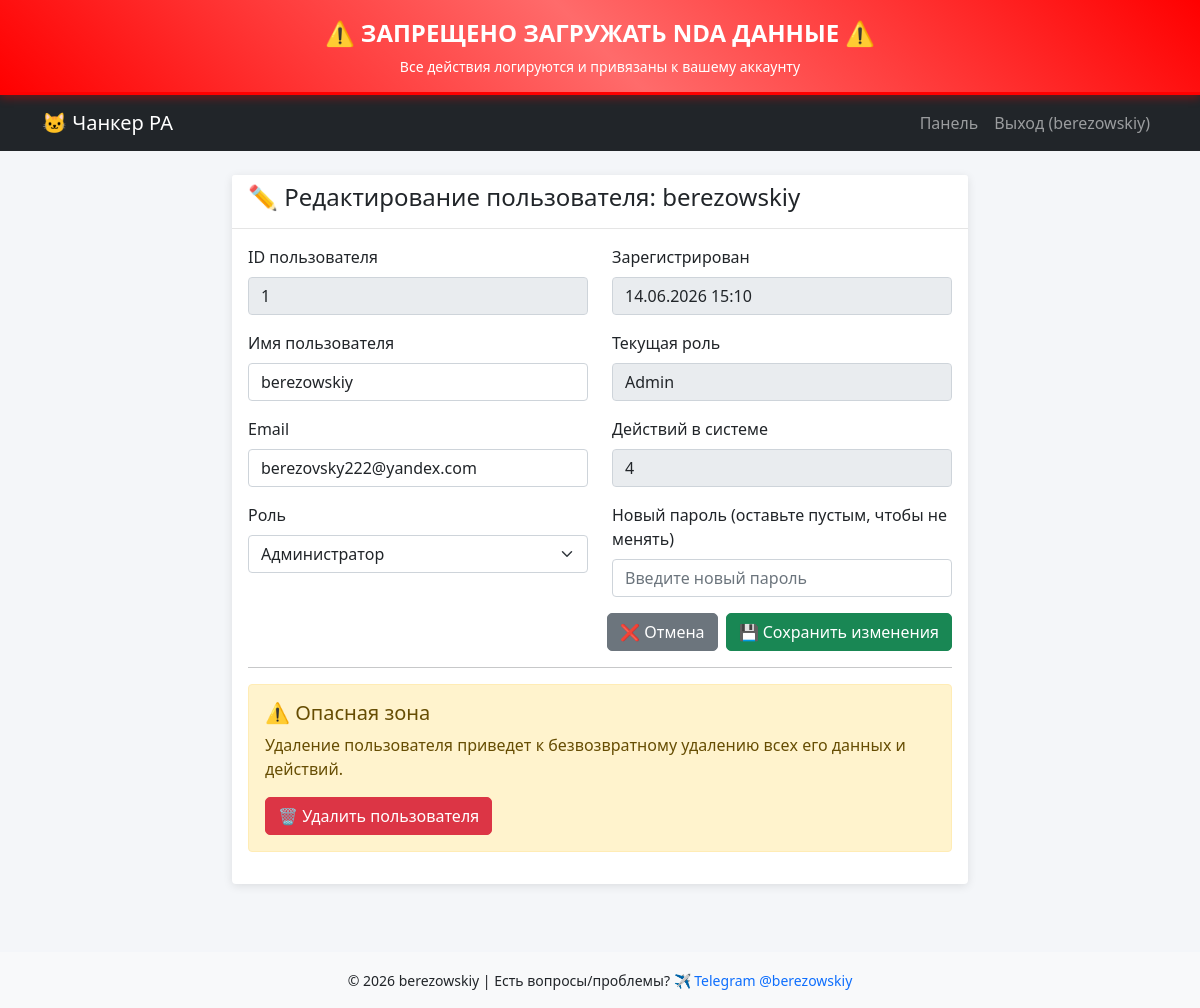
Screenshot of /admin/user/1/edit (signed in) with the database file from the repository.
### app.py (models this page shows, shortened)
class User(UserMixin, db.Model):
    id = db.Column(db.Integer, primary_key=True)
    username = db.Column(db.String(80), unique=True, nullable=False)
    email = db.Column(db.String(120), unique=True, nullable=False)
    password_hash = db.Column(db.String(120), nullable=False)
    created_at = db.Column(db.DateTime, default=db.func.current_timestamp())
    role = db.Column(db.String(20), default='user')  # 'user', 'admin', 'moderator'
    logs = db.relationship('UserLog', backref='user', lazy=True)

### app.py (the view, shortened to what this page needs)
@app.route('/admin/user/<int:user_id>/edit', methods=['GET', 'POST'])
@login_required
def edit_user(user_id):
    if current_user.id != 1 and current_user.role != 'admin':
        flash('Доступ запрещен!')
        return redirect(url_for('dashboard'))
    user = User.query.get_or_404(user_id)
    return render_template('edit_user.html', user=user)

### app.py (called while the page is built)
@login_manager.user_loader
def load_user(user_id):
    return User.query.get(int(user_id))

### templates/edit_user.html (shortened to what this page needs)
{% extends "base.html" %}
{% block content %}
<div class="row">
    <div class="col-md-8 mx-auto">
        <div class="card">
            <div class="card-header">
                <h4>✏️ Редактирование пользователя: {{ user.username }}</h4>
            </div>
            <div class="card-body">
                <form method="POST">
                    <div class="row">
                        <div class="col-md-6">
                            <div class="mb-3">
                                <label for="username" class="form-label">ID пользователя</label>
                                <input type="text" class="form-control" value="{{ user.id }}" disabled>
                            </div>
                            <div class="mb-3">
                                <label for="username" class="form-label">Имя пользователя</label>
                                <input type="text" class="form-control" id="username" name="username" value="{{ user.username }}" required>
                            </div>
                            <div class="mb-3">
                                <label for="email" class="form-label">Email</label>
                                <input type="email" class="form-control" id="email" name="email" value="{{ user.email }}" required>
                            </div>
                            <div class="mb-3">
                                <label for="role" class="form-label">Роль</label>
                                <select class="form-select" id="role" name="role">
                                    <option value="admin" {% if user.role == 'admin' %}selected{% endif %}>Администратор</option>
                                </select>
                            </div>
                        </div>
                        <div class="col-md-6">
                            <div class="mb-3">
                                <label class="form-label">Зарегистрирован</label>
                                <input type="text" class="form-control" value="{{ user.created_at.strftime('%d.%m.%Y %H:%M') if user.created_at else 'Неизвестно' }}" disabled>
                            </div>
                            <div class="mb-3">
                                <label class="form-label">Текущая роль</label>
                                <input type="text" class="form-control" value="{{ user.role|title }}" disabled>
                            </div>
                            <div class="mb-3">
                                <label class="form-label">Действий в системе</label>
                                <input type="text" class="form-control" value="{{ user.logs|length }}" disabled>
                            </div>
                            <div class="mb-3">
                                <label for="new_password" class="form-label">Новый пароль (оставьте пустым, чтобы не менять)</label>
                                <input type="password" class="form-control" id="new_password" name="new_password" placeholder="Введите новый пароль">
                            </div>
                        </div>
                    </div>
                    <div class="d-grid gap-2 d-md-flex justify-content-md-end">
                        <a href="{{ url_for('admin_users') }}" class="btn btn-secondary">❌ Отмена</a>
                        <button type="submit" class="btn btn-success">💾 Сохранить изменения</button>
                    </div>
                </form>
                <hr>
                <div class="alert alert-warning">
                    <h5>⚠️ Опасная зона</h5>
                    <p>Удаление пользователя приведет к безвозвратному удалению всех его данных и действий.</p>
                    <button type="button" class="btn btn-danger" data-bs-toggle="modal" data-bs-target="#deleteModal">
                        🗑️ Удалить пользователя
                    </button>
                </div>
            </div>
        </div>
    </div>
</div>
{% endblock %}

### templates/base.html (shortened to what this page needs)
<!DOCTYPE html>
<html lang="ru">
<head>
    <link href="https://cdn.jsdelivr.net/npm/bootstrap@5.1.3/dist/css/bootstrap.min.css" rel="stylesheet">
    <link rel="stylesheet" href="{{ url_for('static', filename='css/style.css') }}">
</head>
<body>
    <div class="nda-warning">
        ⚠️ ЗАПРЕЩЕНО ЗАГРУЖАТЬ NDA ДАННЫЕ ⚠️
        <div class="nda-subtext">Все действия логируются и привязаны к вашему аккаунту</div>
    </div>
    <nav class="navbar navbar-expand-lg navbar-dark bg-dark">
        <div class="container">
            <a class="navbar-brand" href="{{ url_for('index') }}">🐱 Чанкер РА</a>
            <div class="navbar-nav ms-auto">
                {% if current_user.is_authenticated %}
                    <a class="nav-link" href="{{ url_for('dashboard') }}">Панель</a>
                    <a class="nav-link" href="{{ url_for('logout') }}">Выход ({{ current_user.username }})</a>
                {% else %}
                    <a class="nav-link" href="{{ url_for('login') }}">Вход</a>
                    <a class="nav-link" href="{{ url_for('register') }}">Регистрация</a>
                {% endif %}
            </div>
        </div>
    </nav>
    <div class="container mt-4">
        {% block content %}{% endblock %}
    </div>
    <footer class="bg-light mt-5 py-3">
        <div class="container text-center">
            <small>
                &copy; 2026 berezowskiy |
                Есть вопросы/проблемы?
                <a href="https://t.me/berezowskiy" target="_blank" class="text-decoration-none">
                    ✈️ Telegram @berezowskiy
                </a>
            </small>
        </div>
    </footer>
</body>
</html>

### static/css/style.css (style rules this page uses)
.nda-warning { background: linear-gradient(45deg, #ff0000, #ff6b6b, #ff0000); color: white; text-align: center; padding: 15px; font-size: 24px; font-weight: bold; animation: blink 1s infinite; border-bottom: 3px solid #ff0000; box-shadow: 0 4px 8px rgba(255, 0, 0, 0.3); position: sticky; top: 0; z-index: 1000; }
.nda-subtext { font-size: 14px; font-weight: normal; margin-top: 5px; }
body { background-color: #f4f6f9; }
.card { box-shadow: 0 2px 10px rgba(0,0,0,0.1); border: none; margin-bottom: 20px; }
.card-header { background-color: #ffffff; border-bottom: 1px solid rgba(0,0,0,0.1); font-weight: bold; }
.btn { border-radius: 5px; }

### rows the page displays
User: username "berezowskiy", id "1", email "berezovsky222@yandex.com", role "Администратор", created_at "14.06.2026 15:10", role "Admin"
